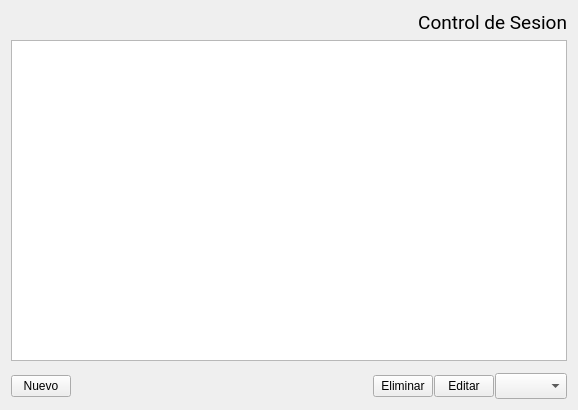
<?xml version="1.0" encoding="UTF-8"?>
<ui version="4.0">
 <class>SesionMana</class>
 <widget class="QMainWindow" name="SesionMana">
  <property name="geometry">
   <rect>
    <x>0</x>
    <y>0</y>
    <width>578</width>
    <height>410</height>
   </rect>
  </property>
  <property name="windowTitle">
   <string>SesionMana</string>
  </property>
  <widget class="QWidget" name="centralWidget">
   <layout class="QVBoxLayout" name="verticalLayout">
    <item>
     <widget class="QLabel" name="label">
      <property name="font">
       <font>
        <family>Roboto</family>
        <pointsize>14</pointsize>
       </font>
      </property>
      <property name="text">
       <string>Control de Sesion</string>
      </property>
      <property name="alignment">
       <set>Qt::AlignRight|Qt::AlignTrailing|Qt::AlignVCenter</set>
      </property>
     </widget>
    </item>
    <item>
     <widget class="QTableWidget" name="tableWidget"/>
    </item>
    <item>
     <widget class="itemData" name="widget" native="true">
      <property name="sizePolicy">
       <sizepolicy hsizetype="Preferred" vsizetype="Minimum">
        <horstretch>0</horstretch>
        <verstretch>0</verstretch>
       </sizepolicy>
      </property>
     </widget>
    </item>
    <item>
     <layout class="QHBoxLayout" name="horizontalLayout">
      <property name="spacing">
       <number>1</number>
      </property>
      <item>
       <widget class="QPushButton" name="pushButton">
        <property name="maximumSize">
         <size>
          <width>60</width>
          <height>16777215</height>
         </size>
        </property>
        <property name="text">
         <string>Nuevo</string>
        </property>
       </widget>
      </item>
      <item>
       <spacer name="horizontalSpacer">
        <property name="orientation">
         <enum>Qt::Horizontal</enum>
        </property>
        <property name="sizeHint" stdset="0">
         <size>
          <width>40</width>
          <height>20</height>
         </size>
        </property>
       </spacer>
      </item>
      <item>
       <widget class="QPushButton" name="pushButton_3">
        <property name="maximumSize">
         <size>
          <width>60</width>
          <height>16777215</height>
         </size>
        </property>
        <property name="text">
         <string>Eliminar</string>
        </property>
       </widget>
      </item>
      <item>
       <widget class="QPushButton" name="pushButton_2">
        <property name="maximumSize">
         <size>
          <width>60</width>
          <height>16777215</height>
         </size>
        </property>
        <property name="text">
         <string>Editar</string>
        </property>
       </widget>
      </item>
      <item>
       <widget class="QComboBox" name="comboBox">
        <property name="minimumSize">
         <size>
          <width>0</width>
          <height>26</height>
         </size>
        </property>
        <property name="editable">
         <bool>false</bool>
        </property>
        <property name="currentIndex">
         <number>-1</number>
        </property>
       </widget>
      </item>
     </layout>
    </item>
   </layout>
  </widget>
 </widget>
 <layoutdefault spacing="6" margin="11"/>
 <customwidgets>
  <customwidget>
   <class>itemData</class>
   <extends>QWidget</extends>
   <header>itemdata.h</header>
   <container>1</container>
  </customwidget>
 </customwidgets>
 <resources/>
 <connections/>
</ui>
